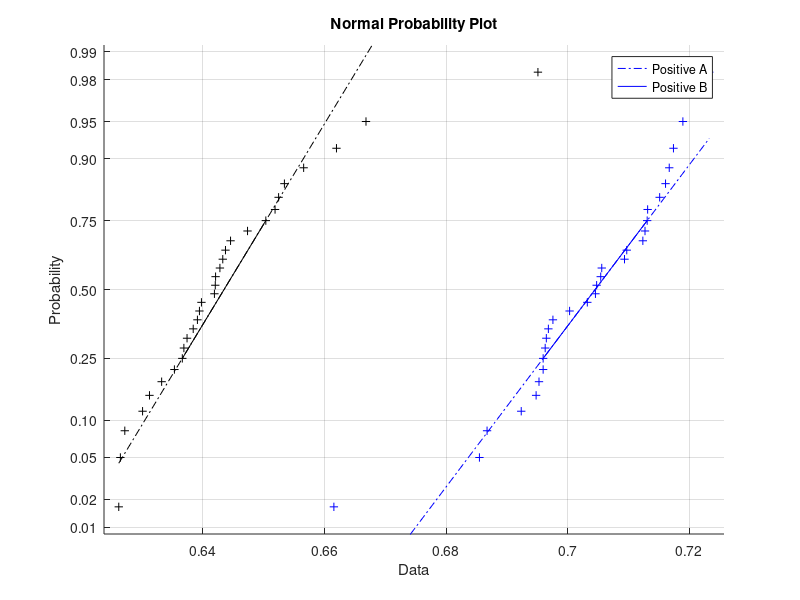

This chart was generated by the following MATLAB code: (Note: this script raises an error after producing the figure.)
% Clear history
clc;
clear all;
close all;

load positives;
% A = negative_1';
% B = negative_2';
% C = negative_3';
A = positive_A';
B = positive_B';
% C = positive_3';

% Normal probability plot
% Test for normality using a Lilliefors test
normplot([A B])
% legend({'Negative I','Negative II', 'Negative III'})
legend({'Positive A','Positive B'})

lillietest_results = [lillietest(A) lillietest(B)];

mean_A = mean(A);
mean_B = mean(B);
% mean_C = mean(C);

[h_AB ,sig_AB, ci_AB] = ttest2(A, B);
% [h_AC ,sig_AC, ci_AC] = ttest2(A, C);
% [h_BC ,sig_BC, ci_BC] = ttest2(B, C);